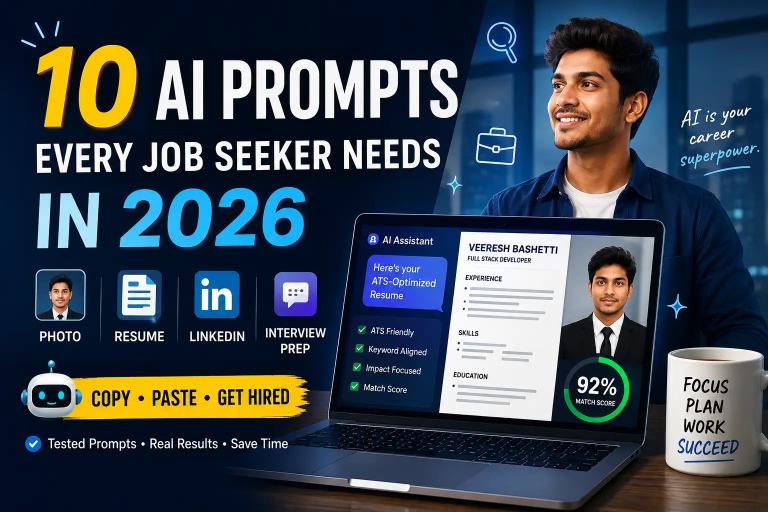
#> input picture 10-ai-prompts-to-prepare-for-your-next-job-search.webp, 1536 x 1024 px (shown at 1/2 size); its folder holds 4 pictures in this run
$ python optimize_images.py
#> lines starting #> are read from the running program, lines starting #| are printed output that depends on the picture
"""
Batch-resize and recompress .webp images for veereshbashetti.com.
"""

import os
from PIL import Image

MAX_WIDTH = 1200
QUALITY = 78
SRC_DIR = "."
OUT_DIR = "optimized"
MIN_SAVINGS_KB = 5

os.makedirs(OUT_DIR, exist_ok=True)

total_before = 0
total_after = 0
processed = 0

for fname in os.listdir(SRC_DIR):
    if not fname.lower().endswith(".webp"):
        continue

    src_path = os.path.join(SRC_DIR, fname)
    if not os.path.isfile(src_path):
        continue

    before_size = os.path.getsize(src_path)

    try:
        im = Image.open(src_path).convert("RGB")
#> im is the input picture: PIL image 1536x1024 RGB; mean R, G, B 57.9, 69.8, 81.9
    except Exception as e:
        print(f"SKIP (couldn't open): {fname} - {e}")
        continue

    w, h = im.size
#> w = 1536; h = 1024
    if w > MAX_WIDTH:
        new_h = int(MAX_WIDTH * h / w)
#> new_h = 800
        im = im.resize((MAX_WIDTH, new_h), Image.LANCZOS)
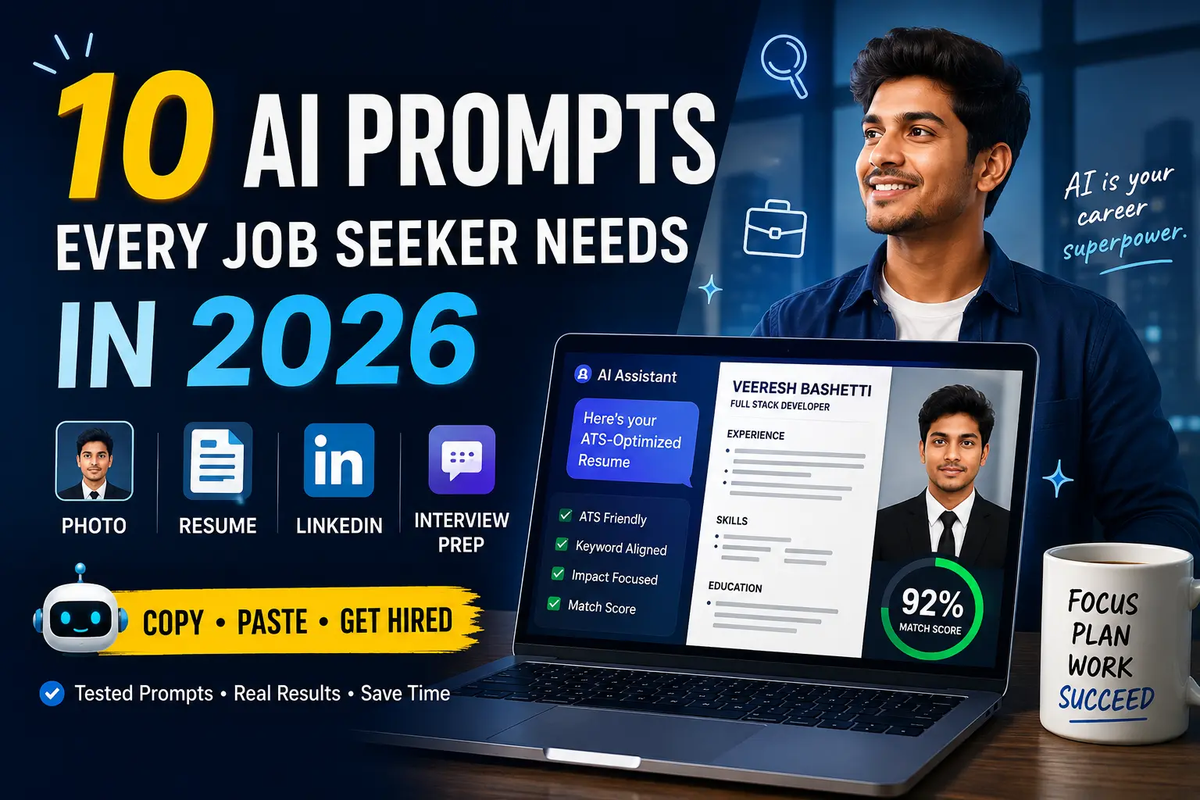
#> im: PIL image 1200x800 RGB; mean R, G, B 58, 69.8, 81.8

    out_path = os.path.join(OUT_DIR, fname)
    im.save(out_path, "WEBP", quality=QUALITY, method=6)

    after_size = os.path.getsize(out_path)
    savings_kb = (before_size - after_size) / 1024

    if savings_kb < MIN_SAVINGS_KB:
        os.remove(out_path)
        print(f"KEEP ORIGINAL (already efficient): {fname}")
        continue

    total_before += before_size
    total_after += after_size
    processed += 1
    print(f"{fname}: {before_size/1024:.0f} KB -> {after_size/1024:.0f} KB ({100*(1-after_size/before_size):.0f}% smaller)")
#> pass 2 of the loop `for fname in os.listdir(SRC_DIR):`:
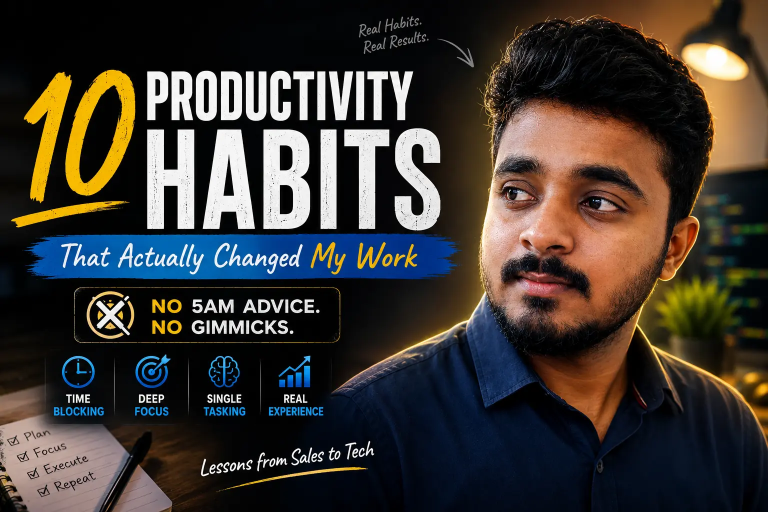
#> input picture 10-productivity-habits-that-actually-changed-my-work.webp, 1536 x 1024 px (shown at 1/2 size)
#> im is the input picture: PIL image 1536x1024 RGB; mean R, G, B 61.4, 55.6, 50.4
#> `im = im.resize((MAX_WIDTH, new_h), Image.LANCZOS)`:
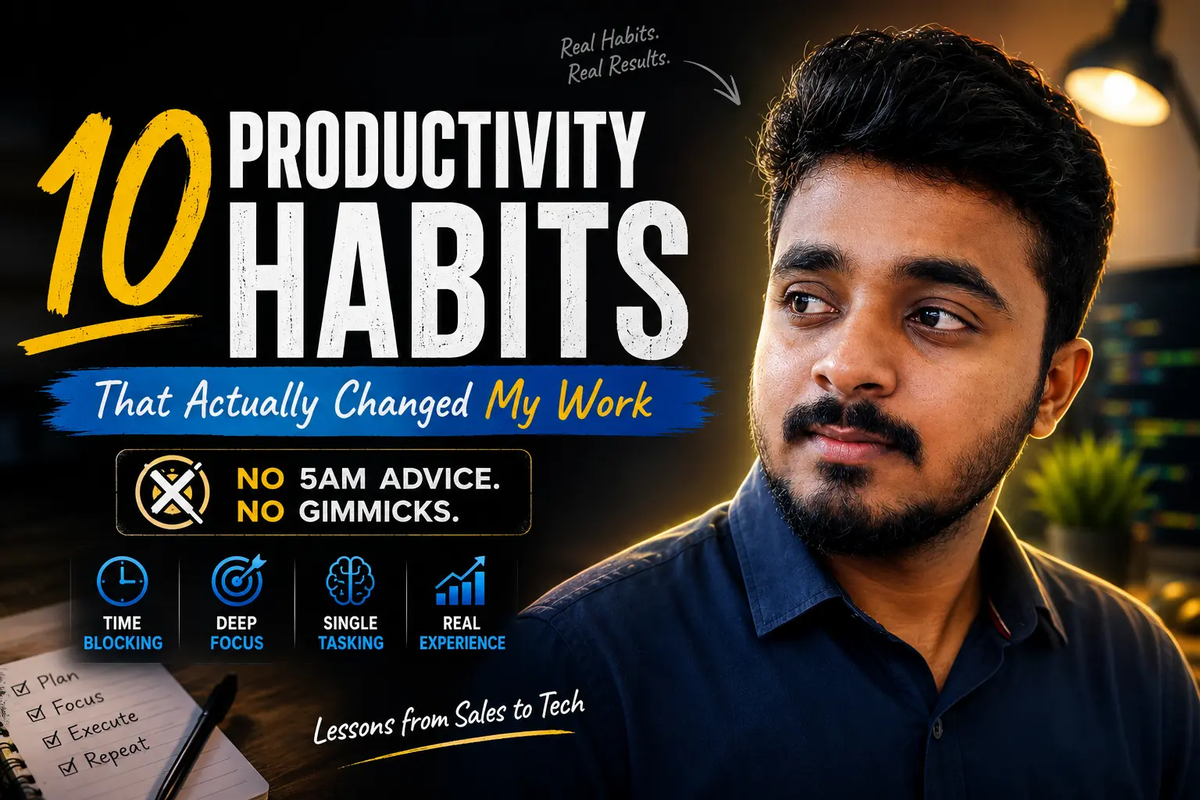
#> im: PIL image 1200x800 RGB; mean R, G, B 61.5, 55.6, 50.5

print("\n" + "=" * 50)
print(f"Processed: {processed} images")
if total_before:
    print(f"Total: {total_before/1024:.0f} KB -> {total_after/1024:.0f} KB ({100*(1-total_after/total_before):.0f}% smaller)")
print(f"\nCheck ./{OUT_DIR}/ - if it looks good, copy those files over the originals, commit, and push.")
print("jsDelivr cache: purge via https://www.jsdelivr.com/tools/purge since @main is cached ~7 days.")
